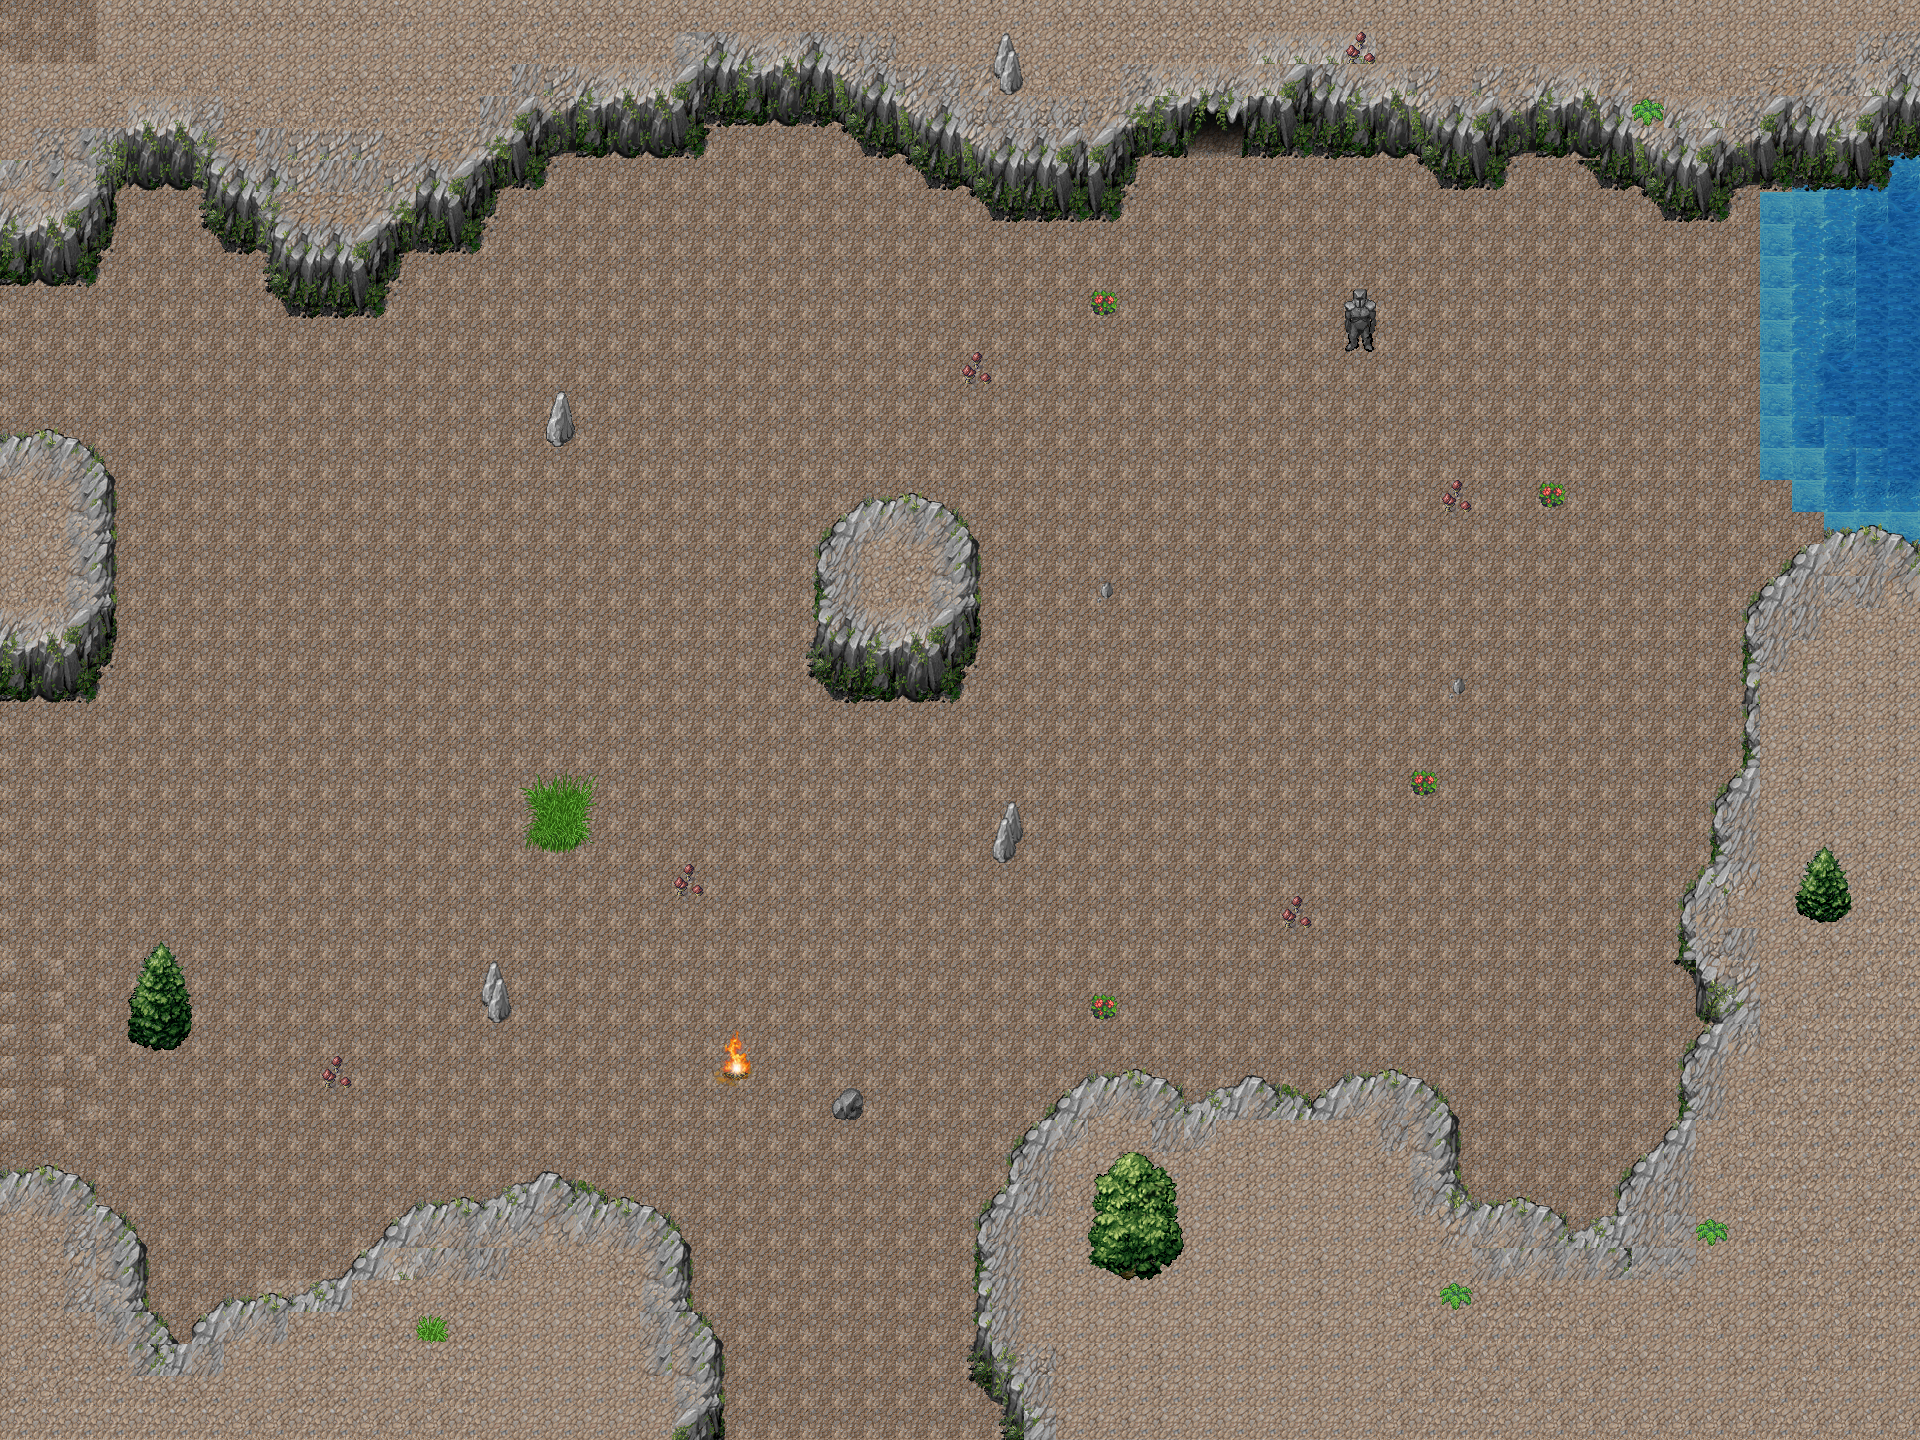

A 2D game scene composited from a Tiled map and its tileset images. What follows is a short description and the map's XML, with each tile layer's data collapsed to a summary:
An orthogonal 60x45 tile map with 32x32 px tiles, 4 tile layers (Ground, Ground2, Decorations, Decorations2), 3 tilesets and 104 objects.

<map version="1.0" orientation="orthogonal" width="60" height="45" tilewidth="32" tileheight="32">
 <tileset firstgid="1" name="mountain" tilewidth="32" tileheight="32">
  <image source="mountain.png" width="512" height="512" />
 </tileset>
 <tileset firstgid="257" name="Tilesheet-water" tilewidth="32" tileheight="32">
  <image source="Tilesheet-water.png" width="256" height="256" />
 </tileset>
 <tileset firstgid="321" name="littleshrooms_0" tilewidth="32" tileheight="32">
  <image source="littleshrooms_0.png" width="32" height="40" />
 </tileset>
 <layer name="Ground" width="60" height="45">
  <data>[2700 cells, 2700 non-empty, 23 distinct tile ids]</data>
 </layer>
 <layer name="Ground2" width="60" height="45">
  <data>[2700 cells, 2700 non-empty, 11 distinct tile ids]</data>
 </layer>
 <layer name="Decorations" width="60" height="45">
  <data>[2700 cells, 2699 non-empty, 164 distinct tile ids]</data>
 </layer>
 <layer name="Decorations2" width="60" height="45">
  <data>[2700 cells, 6 non-empty, 1 distinct tile ids]</data>
 </layer>
 <objectgroup name="Object Layer 1" width="60" height="45">
  <properties>
   <property name="wall" value="true" />
  </properties>
  <object x="1" y="1171" width="83" height="24" />
  <object x="86" y="1195" width="16" height="41" />
  <object x="104" y="1211" width="19" height="46" />
  <object x="126" y="1232" width="22" height="101" />
  <object x="150" y="1318" width="19" height="30" />
  <object x="169" y="1346" width="23" />
  <object x="194" y="1314" width="8" height="35" />
  <object x="208" y="1296" width="118" height="21" />
  <object x="315" y="1282" width="35" height="11" />
  <object x="352" y="1248" width="26" height="26" />
  <object x="387" y="1216" width="45" height="28" />
  <object x="414" y="1201" width="117" height="14" />
  <object x="502" y="1181" width="80" height="25" />
  <object x="587" y="1197" width="56" height="31" />
  <object x="644" y="1208" width="19" height="19" />
  <object x="659" y="1222" width="29" height="74" />
  <object x="678" y="1295" width="12" height="32" />
  <object x="687" y="1315" width="36" height="127" />
  <object x="997" y="1362" width="18" height="78" />
  <object x="961" y="1314" width="32" height="60" />
  <object x="974" y="1254" width="11" height="57" />
  <object x="981" y="1205" width="9" height="48" />
  <object x="993" y="1185" width="16" height="26" />
  <object x="1011" y="1147" width="12" height="35" />
  <object x="1029" y="1128" width="14" height="18" />
  <object x="1042" y="1116" width="18" height="10" />
  <object x="1060" y="1097" width="21" height="13" />
  <object x="1074" y="1083" width="104" height="15" />
  <object x="1176" y="1100" width="70" height="6" />
  <object x="1216" y="1084" width="57" height="14" />
  <object x="1276" y="1098" width="61" height="14" />
  <object x="1331" y="1082" width="97" height="15" />
  <object x="1423" y="1097" width="27" height="21" />
  <object x="1446" y="1122" width="13" height="82" />
  <object x="1461" y="1200" width="98" height="35" />
  <object x="1560" y="1229" width="51" height="19" />
  <object x="1604" y="1211" width="21" height="16" />
  <object x="1620" y="1176" width="21" height="37" />
  <object x="1634" y="1154" width="37" height="22" />
  <object x="1662" y="1133" width="18" height="21" />
  <object x="1681" y="1052" width="27" height="77" />
  <object x="1708" y="993" width="24" height="56" />
  <object x="1695" y="1038" width="13" height="14" />
  <object x="1686" y="912" width="11" height="50" />
  <object x="1696" y="968" width="9" height="46" />
  <object x="1694" y="884" width="11" height="26" />
  <object x="1709" y="867" width="19" height="15" />
  <object x="1716" y="799" width="14" height="62" />
  <object x="1747" y="613" width="25" height="163" />
  <object x="1731" y="774" width="19" height="34" />
  <object x="1765" y="591" width="17" height="23" />
  <object x="1783" y="571" width="14" height="17" />
  <object x="1801" y="552" width="10" height="15" />
  <object x="1812" y="543" width="33" height="10" />
  <object x="1639" y="176" width="128" height="13" />
  <object x="1661" y="189" width="69" height="30" />
  <object x="1761" y="196" width="31" height="283" />
  <object x="1793" y="481" width="36" height="32" />
  <object x="1829" y="512" width="18" height="34" />
  <object x="836" y="1090" width="24" height="30" />
  <object x="999" y="807" width="22" height="56" />
  <object x="484" y="966" width="27" height="56" />
  <object x="132" y="1026" width="56" height="24" />
  <object x="840" y="509" width="127" height="13" />
  <object x="956" y="528" width="21" height="135" />
  <object x="829" y="670" width="135" height="28" />
  <object x="818" y="543" width="26" height="139" />
  <object x="835" y="527" width="13" height="22" />
  <object x="1870" y="143" height="2" />
  <object x="1593" y="144" width="64" height="45" />
  <object x="1505" y="138" width="90" height="21" />
  <object x="1440" y="145" width="66" height="43" />
  <object x="1418" y="146" width="25" height="26" />
  <object x="1252" y="138" width="165" height="20" />
  <object x="1139" y="143" width="113" height="12" />
  <object x="1027" y="205" width="97" height="12" />
  <object x="1117" y="155" width="9" height="47" />
  <object x="1130" y="154" width="8" height="28" />
  <object x="1350" y="295" width="23" height="55" />
  <object x="985" y="197" width="46" height="22" />
  <object x="952" y="170" width="44" height="27" />
  <object x="920" y="160" width="32" height="28" />
  <object x="902" y="149" width="15" height="14" />
  <object x="550" y="397" width="23" height="47" />
  <object x="860" y="140" width="41" height="19" />
  <object x="707" y="112" width="148" height="12" />
  <object x="853" y="125" width="12" height="13" />
  <object x="546" y="144" width="156" height="16" />
  <object x="693" y="120" width="10" height="23" />
  <object x="497" y="170" width="50" height="19" />
  <object x="479" y="191" width="19" height="27" />
  <object x="397" y="223" width="87" height="28" />
  <object x="385" y="251" width="13" height="31" />
  <object x="281" y="283" width="103" height="33" />
  <object x="266" y="249" width="15" height="41" />
  <object x="210" y="224" width="64" height="27" />
  <object x="197" y="186" width="16" height="42" />
  <object x="133" y="167" width="80" height="19" />
  <object x="98" y="155" width="36" height="31" />
  <object x="98" y="195" width="16" height="56" />
  <object x="3" y="257" width="95" height="28" />
  <object x="3" y="445" width="85" height="22" />
  <object x="88" y="468" width="23" height="203" />
  <object x="0" y="675" width="96" height="24" />
 </objectgroup>
</map>
